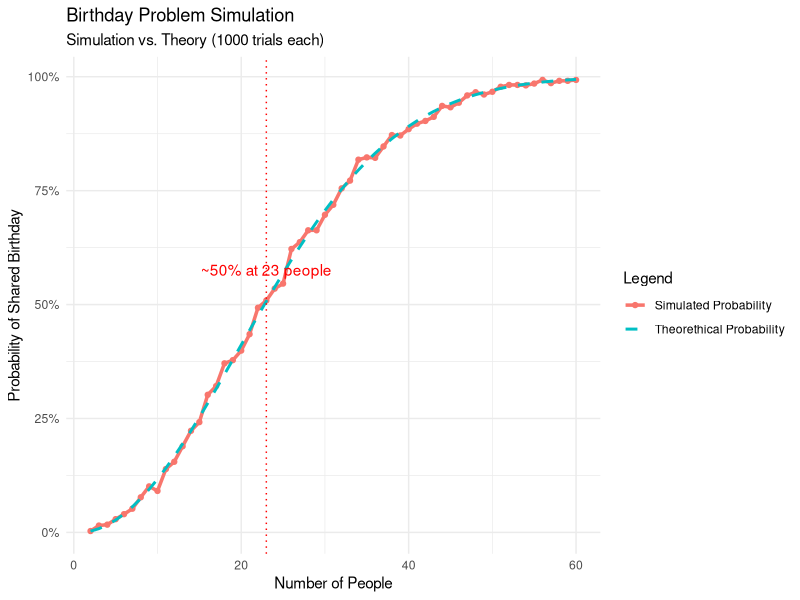

Write R code to recreate this figure.
## ---- chunk 1
# Load necessary libraries
library(dplyr)
library(ggplot2)
## ---- chunk 2
max_people <- 60  # Maximum group size to simulate
tries <- 1000     # Number of simulation trials per group size
verbose <- FALSE  # Set to TRUE to see simulation details
set.seed(42)      # Set seed for reproducibility
## ---- chunk 3
results <- data.frame(
  people = integer(),
  probability = numeric()
)
## ---- chunk 4
# Function to simulate one group
simulate_group <- function(n_people) {
  birthdays <- sample(1:365, n_people, replace = TRUE) # 1.

  if (verbose) {
    cat(
      "Simulating group of", n_people, "people with birthdays:", birthdays, "\n"
    )
  }

  length(unique(birthdays)) < length(birthdays) # 2.
}
## ---- chunk 5
for (n_people in 2:max_people) { # 3.
  same_birthday <- sum(replicate(tries, simulate_group(n_people = n_people)))
  probability <- same_birthday / tries
  results <- rbind(
    results,
    data.frame(people = n_people, probability = probability)
  )

  cat(
    "For", n_people, "people, the simulated probability of shared birthday is",
    round(probability, 4), "\n"
  )
}
## ---- chunk 6
# Theorethical probability function
theorethical_probability <- function(n_people) {
  1 - prod((365:(365 - n_people + 1)) / 365)
}
## ---- chunk 7
results <- results %>%
  mutate(theorethical_probability = sapply(people, theorethical_probability))
## ---- chunk 8
ggplot(results, aes(x = people)) +
  geom_line(
    aes(y = probability, color = "Simulated Probability"),
    linewidth = 1.2
  ) +
  geom_point(aes(y = probability, color = "Simulated Probability")) +
  geom_line(
    aes(y = theorethical_probability, color = "Theorethical Probability"),
    linetype = "dashed",
    linewidth = 1
  ) +
  geom_vline(xintercept = 23, linetype = "dotted", color = "red") +
  annotate(
    "text",
    x = 23,
    y = 0.55,
    label = "~50% at 23 people",
    color = "red",
    vjust = -0.5
  ) +
  scale_y_continuous(labels = scales::percent) +
  labs(
    title = "Birthday Problem Simulation",
    subtitle = paste(
      "Simulation vs. Theory (", tries, " trials each)",
      sep = ""
    ),
    x = "Number of People",
    y = "Probability of Shared Birthday",
    color = "Legend"
  ) +
  theme_minimal()
